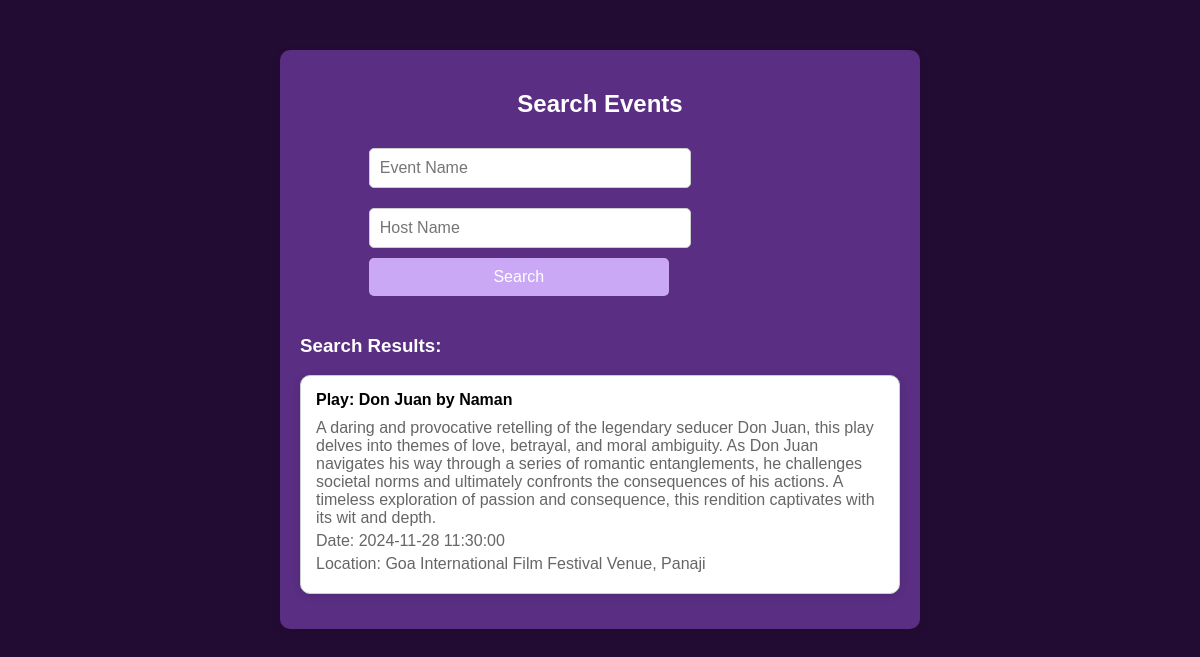
/search.php?event_name=Play: Don Juan, run on the app's committed database.
### tables this page shows
CREATE TABLE `events` (
  `event_id` int(11) NOT NULL,
  `event_name` varchar(255) NOT NULL,
  `event_description` text NOT NULL,
  `event_date` datetime NOT NULL,
  `event_location` varchar(255) NOT NULL,
  `host_username` varchar(255) NOT NULL,
  `event_image` varchar(255) DEFAULT NULL,
  `event_fee` decimal(10,2) NOT NULL DEFAULT 0.00
);

### search.php (the view, shortened to what this page needs)
<!DOCTYPE html>
<html lang="en">
<head>
</head>
<body>
    <div class="search-container">
        <h2>Search Events</h2>
        <form method="GET" action="">
            <input type="text" name="event_name" placeholder="Event Name">
            <input type="text" name="host_name" placeholder="Host Name">
            <div>
                <button type="submit">Search</button>
            </div>
        </form>
        <div class="results">
            <?php
            if (isset($_GET['event_name']) || isset($_GET['host_name'])) {
                $servername = "localhost";
                $username = "root";
                $password = "";
                $dbname = "server";
                $conn = new mysqli($servername, $username, $password, $dbname);
                $event_name = isset($_GET['event_name']) ? $conn->real_escape_string(trim($_GET['event_name'])) : '';
                $host_name = isset($_GET['host_name']) ? $conn->real_escape_string(trim($_GET['host_name'])) : '';
                if (!empty($event_name) || !empty($host_name)) {
                    $sql = "
                        SELECT
                            events.event_name,
                            events.event_description,
                            events.event_date,
                            events.event_location,
                            admin.username AS host_name
                        FROM events
                        LEFT JOIN admin ON events.host_username = admin.username
                        WHERE admin.user_type = 'host'
                    ";
                    $conditions = [];
                    if (!empty($event_name)) {
                        $conditions[] = "events.event_name LIKE '%$event_name%'";
                    }
                    if (count($conditions) > 0) {
                        $sql .= " AND " . implode(' AND ', $conditions);
                    }
                    $result = $conn->query($sql);
                    if ($result) {
                        if ($result->num_rows > 0) {
                            echo "<h3>Search Results:</h3>";
                            while ($row = $result->fetch_assoc()) {
                                echo "<div class='result-item'>";
                                echo "<h4>" . htmlspecialchars($row['event_name']) . " by " . htmlspecialchars($row['host_name']) . "</h4>";
                                echo "<p>" . htmlspecialchars($row['event_description']) . "</p>";
                                echo "<p>Date: " . htmlspecialchars($row['event_date']) . "</p>";
                                echo "<p>Location: " . htmlspecialchars($row['event_location']) . "</p>";
                                echo "</div>";
                            }
                        } else {
                            echo "<p style='color: white;'>No results found for the specified criteria.</p>";
                        }
                    } else {
                        echo "<p style='color: white;'>Error executing query: " . htmlspecialchars($conn->error) . "</p>";
                    }
                } else {
                    echo "<p style='color: white;'>Please enter at least one search criteria.</p>";
                }
            }
            ?>
        </div>
    </div>
</body>
</html>

### search.php (style rules this page uses)
body { font-family: Arial, sans-serif; background-color: #230c33; margin: 0; padding: 0; color: #333; }
.search-container { display: flex; flex-direction: column; align-items: center; padding: 20px; background-color: #592e83; border-radius: 10px; box-shadow: 0 4px 10px rgba(0, 0, 0, 0.1); margin: 50px auto; max-width: 600px; }
h2 { color: white; margin-bottom: 20px; }
.search-container input[type="text"] { padding: 10px; width: 100%; max-width: 300px; font-size: 16px; margin: 10px 0; border: 1px solid #ccc; border-radius: 5px; }
.search-container button { padding: 10px; font-size: 16px; background-color: #caa8f5; color: white; border: none; border-radius: 5px; cursor: pointer; transition: background-color 0.3s; width: 100%; max-width: 300px; }
.results { margin-top: 20px; width: 100%; max-width: 600px; }
.result-item { border: 1px solid #ccc; border-radius: 10px; padding: 15px; margin-bottom: 15px; background-color: #ffffff; box-shadow: 0 2px 8px rgba(0, 0, 0, 0.1); transition: transform 0.2s, box-shadow 0.2s; }
h3 { color: white; }
.result-item h4 { margin: 0 0 10px; color: black; }
.result-item p { margin: 5px 0; color: #666; }

### data on the page
events: event_name "Play: Don Juan", host_username.username "Naman", event_description "A daring and provocative retelling of the legendary seducer Don Juan, this play delves into themes of love, betrayal, and moral ambiguity. As Don Juan navigates his way through a series of romantic entanglements, he challenges societal norms and ultimately confronts the consequences of his actions. A timeless exploration of passion and consequence, this rendition captivates with its wit and depth.", event_date "2024-11-28 11:30:00", event_location "Goa International Film Festival Venue, Panaji"
